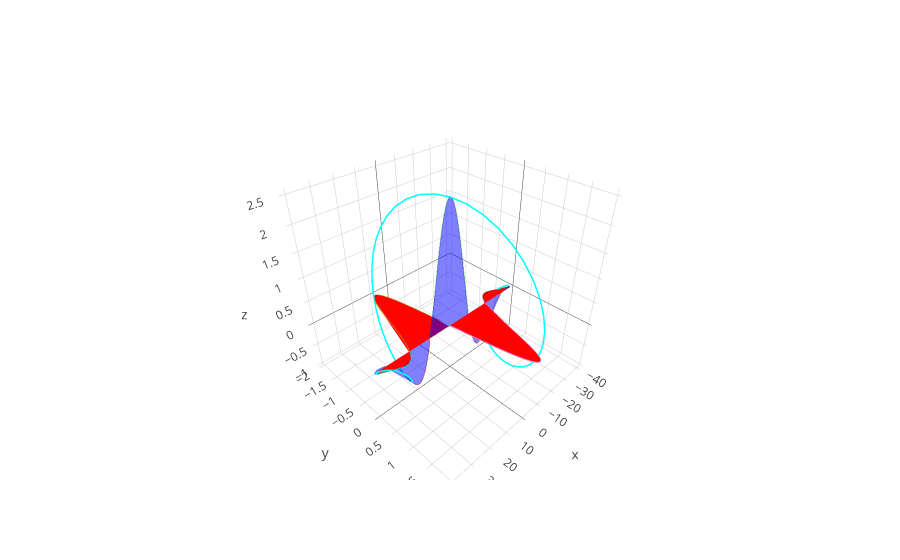

The notebook cell saved with this chart:
### Code cell
traces = []



num_data = xx.size


x_data = xx
#y_data = ft_gaussian[0].imag
y_data = ft_gaussian[0].real
z_data = np.zeros(num_data)
for x, z, y in getConvexData(x_data, y_data, z_data):
    traces.append(go.Scatter3d(x=x, y=y, z=z, mode="lines", 
                               surfacecolor='blue', surfaceaxis=1,  opacity=0.5))


x_data = xx

y_data = ft_gaussian[0].imag
#y_data = np.sin(0.2*xx)
z_data = np.zeros(num_data)

for x, y, z in getConvexData(x_data, y_data, z_data):
    traces.append(go.Scatter3d(x=x, y=y, z=z, mode="lines", 
                               surfacecolor='red', surfaceaxis=2))

    
    
    
x_data = xx
#y_data = ft_gaussian[0].imag
z_data = ft_gaussian[0].real
y_data = ft_gaussian[0].imag
"""
for x, z, y in getConvexData(x_data, y_data, z_data):
    traces.append(go.Scatter3d(x=x, y=y, z=z, mode="lines", 
                               surfacecolor='blue', surfaceaxis=1))
"""

traces.append(go.Scatter3d(x=x_data, y=y_data, z=z_data, mode="lines", 
        line=dict(
        color='cyan',
        width=3
    )))


#fig = go.Figure(data=dots, layout=go.Layout(
#    showlegend=False,
#))
    
    
    
fig = go.Figure(data=traces, layout=go.Layout(
    showlegend=False,
))
#plotly.offline.plot(fig, filename='ribbon-plot-python')

iplot(fig)

### Figure 1 — Plotly figure (JSON) as saved in the notebook; plotly's stock layout.template omitted (floating-point values rounded to 4 significant figures)
{"data": [{"mode": "lines", "opacity": 0.5, "surfaceaxis": 1, "surfacecolor": "blue", "type": "scatter3d", "x": [-40, -40, -39, -38, -37, -36, -35, -34], "y": [0, 0, 0, 0, 0, 0, 0, 0], "z": [0, 0.04092, 0.04174, 0.0403, 0.03586, 0.02758, 0.01452, 0]}, {"mode": "lines", "opacity": 0.5, "surfaceaxis": 1, "surfacecolor": "blue", "type": "scatter3d", "x": [-34, -34, -33, -32, -31, -30, -29, -28, -27, -26, -25, -24, -23, -22, -21, -20, -19, -18, -17, -16, -15, -14, -13, -12, -11], "y": [0, 0, 0, 0, 0, 0, 0, 0, 0, 0, 0, 0, 0, 0, 0, 0, 0, 0, 0, 0, 0, 0, 0, 0, 0], "z": [0, -0.0043, -0.02988, -0.06315, -0.1049, -0.1556, -0.2155, -0.2842, -0.3607, -0.4436, -0.5304, -0.6181, -0.7028, -0.7803, -0.8455, -0.8933, -0.9184, -0.916, -0.8816, -0.8118, -0.7042, -0.558, -0.3741, -0.1548, 0]}, {"mode": "lines", "opacity": 0.5, "surfaceaxis": 1, "surfacecolor": "blue", "type": "scatter3d", "x": [-11, -11, -10, -9, -8, -7, -6, -5, -4, -3, -2, -1, 0, 1, 2, 3, 4, 5, 6, 7, 8, 9, 10, 11, 12], "y": [0, 0, 0, 0, 0, 0, 0, 0, 0, 0, 0, 0, 0, 0, 0, 0, 0, 0, 0, 0, 0, 0, 0, 0, 0], "z": [0, 0.09529, 0.3702, 0.6622, 0.9623, 1.261, 1.547, 1.811, 2.043, 2.233, 2.375, 2.462, 2.491, 2.462, 2.375, 2.233, 2.043, 1.811, 1.547, 1.261, 0.9623, 0.6622, 0.3702, 0.09529, 0]}, {"mode": "lines", "opacity": 0.5, "surfaceaxis": 1, "surfacecolor": "blue", "type": "scatter3d", "x": [12, 12, 13, 14, 15, 16, 17, 18, 19, 20, 21, 22, 23, 24, 25, 26, 27, 28, 29, 30, 31, 32, 33, 34, 35], "y": [0, 0, 0, 0, 0, 0, 0, 0, 0, 0, 0, 0, 0, 0, 0, 0, 0, 0, 0, 0, 0, 0, 0, 0, 0], "z": [0, -0.1548, -0.3741, -0.558, -0.7042, -0.8118, -0.8816, -0.916, -0.9184, -0.8933, -0.8455, -0.7803, -0.7028, -0.6181, -0.5304, -0.4436, -0.3607, -0.2842, -0.2155, -0.1556, -0.1049, -0.06315, -0.02988, -0.0043, 0]}, {"mode": "lines", "opacity": 0.5, "surfaceaxis": 1, "surfacecolor": "blue", "type": "scatter3d", "x": [35, 35, 36, 37, 38, 39, 40], "y": [0, 0, 0, 0, 0, 0, 0], "z": [0, 0.01452, 0.02758, 0.03586, 0.0403, 0.04174, 0]}, {"mode": "lines", "surfaceaxis": 2, "surfacecolor": "red", "type": "scatter3d", "x": [-40, -40, -39, -38, -37, -36, -35, -34, -33, -32, -31, -30, -29, -28, -27, -26, -25, -24, -23, -22], "y": [0, -0.03931, -0.05355, -0.07017, -0.08914, -0.1103, -0.1332, -0.1574, -0.1818, -0.2053, -0.2263, -0.2429, -0.2528, -0.2535, -0.2423, -0.2167, -0.174, -0.1119, -0.02895, 0], "z": [0, 0, 0, 0, 0, 0, 0, 0, 0, 0, 0, 0, 0, 0, 0, 0, 0, 0, 0, 0]}, {"mode": "lines", "surfaceaxis": 2, "surfacecolor": "red", "type": "scatter3d", "x": [-22, -22, -21, -20, -19, -18, -17, -16, -15, -14, -13, -12, -11, -10, -9, -8, -7, -6, -5, -4, -3, -2, -1, 0], "y": [0, 0.07597, 0.2028, 0.3505, 0.5168, 0.6981, 0.8897, 1.085, 1.279, 1.461, 1.626, 1.764, 1.868, 1.931, 1.947, 1.913, 1.826, 1.686, 1.495, 1.258, 0.9811, 0.6725, 0.3419, 0], "z": [0, 0, 0, 0, 0, 0, 0, 0, 0, 0, 0, 0, 0, 0, 0, 0, 0, 0, 0, 0, 0, 0, 0, 0]}, {"mode": "lines", "surfaceaxis": 2, "surfacecolor": "red", "type": "scatter3d", "x": [0, 0, 1], "y": [0, 0, 0], "z": [0, 0, 0]}, {"mode": "lines", "surfaceaxis": 2, "surfacecolor": "red", "type": "scatter3d", "x": [1, 1, 2, 3, 4, 5, 6, 7, 8, 9, 10, 11, 12, 13, 14, 15, 16, 17, 18, 19, 20, 21, 22, 23], "y": [0, -0.3419, -0.6725, -0.9811, -1.258, -1.495, -1.686, -1.826, -1.913, -1.947, -1.931, -1.868, -1.764, -1.626, -1.461, -1.279, -1.085, -0.8897, -0.6981, -0.5168, -0.3505, -0.2028, -0.07597, 0], "z": [0, 0, 0, 0, 0, 0, 0, 0, 0, 0, 0, 0, 0, 0, 0, 0, 0, 0, 0, 0, 0, 0, 0, 0]}, {"mode": "lines", "surfaceaxis": 2, "surfacecolor": "red", "type": "scatter3d", "x": [23, 23, 24, 25, 26, 27, 28, 29, 30, 31, 32, 33, 34, 35, 36, 37, 38, 39, 40], "y": [0, 0.02895, 0.1119, 0.174, 0.2167, 0.2423, 0.2535, 0.2528, 0.2429, 0.2263, 0.2053, 0.1818, 0.1574, 0.1332, 0.1103, 0.08914, 0.07017, 0.05355, 0], "z": [0, 0, 0, 0, 0, 0, 0, 0, 0, 0, 0, 0, 0, 0, 0, 0, 0, 0, 0]}, {"line": {"color": "cyan", "width": 3}, "mode": "lines", "type": "scatter3d", "x": [-40, -39, -38, -37, -36, -35, -34, -33, -32, -31, -30, -29, -28, -27, -26, -25, -24, -23, -22, -21, -20, -19, -18, -17, -16, -15, -14, -13, -12, -11, -10, -9, -8, -7, -6, -5, -4, -3, -2, -1, 0, 1, 2, 3, 4, 5, 6, 7, 8, 9, 10, 11, 12, 13, 14, 15, 16, 17, 18, 19, 20, 21, 22, 23, 24, 25, 26, 27, 28, 29, 30, 31, 32, 33, 34, 35, 36, 37, 38, 39, 40], "y": [-0.03931, -0.05355, -0.07017, -0.08914, -0.1103, -0.1332, -0.1574, -0.1818, -0.2053, -0.2263, -0.2429, -0.2528, -0.2535, -0.2423, -0.2167, -0.174, -0.1119, -0.02895, 0.07597, 0.2028, 0.3505, 0.5168, 0.6981, 0.8897, 1.085, 1.279, 1.461, 1.626, 1.764, 1.868, 1.931, 1.947, 1.913, 1.826, 1.686, 1.495, 1.258, 0.9811, 0.6725, 0.3419, 0, -0.3419, -0.6725, -0.9811, -1.258, -1.495, -1.686, -1.826, -1.913, -1.947, -1.931, -1.868, -1.764, -1.626, -1.461, -1.279, -1.085, -0.8897, -0.6981, -0.5168, -0.3505, -0.2028, -0.07597, 0.02895, 0.1119, 0.174, 0.2167, 0.2423, 0.2535, 0.2528, 0.2429, 0.2263, 0.2053, 0.1818, 0.1574, 0.1332, 0.1103, 0.08914, 0.07017, 0.05355, 0.03931], "z": [0.04092, 0.04174, 0.0403, 0.03586, 0.02758, 0.01452, -0.0043, -0.02988, -0.06315, -0.1049, -0.1556, -0.2155, -0.2842, -0.3607, -0.4436, -0.5304, -0.6181, -0.7028, -0.7803, -0.8455, -0.8933, -0.9184, -0.916, -0.8816, -0.8118, -0.7042, -0.558, -0.3741, -0.1548, 0.09529, 0.3702, 0.6622, 0.9623, 1.261, 1.547, 1.811, 2.043, 2.233, 2.375, 2.462, 2.491, 2.462, 2.375, 2.233, 2.043, 1.811, 1.547, 1.261, 0.9623, 0.6622, 0.3702, 0.09529, -0.1548, -0.3741, -0.558, -0.7042, -0.8118, -0.8816, -0.916, -0.9184, -0.8933, -0.8455, -0.7803, -0.7028, -0.6181, -0.5304, -0.4436, -0.3607, -0.2842, -0.2155, -0.1556, -0.1049, -0.06315, -0.02988, -0.0043, 0.01452, 0.02758, 0.03586, 0.0403, 0.04174, 0.04092]}], "layout": {"showlegend": false}}
